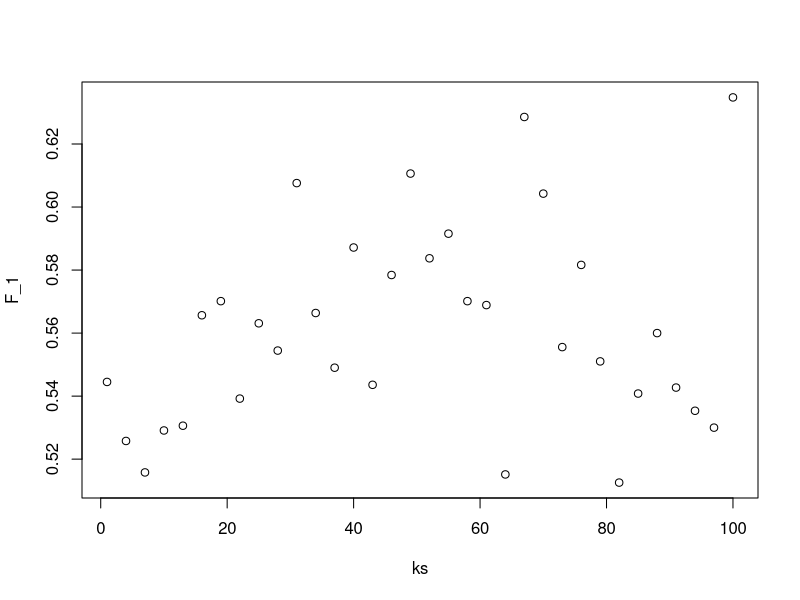

This figure's R source:
library(tidyverse)

library(caret)

library(dslabs)



set.seed(1)
data("heights")
library(caret)
ks <- seq(1, 101, 3)
F_1 <- sapply(ks, function(k){
  test_index <- createDataPartition(heights$sex, times = 1, p = 0.5, list = FALSE)
  test_set <- heights[test_index, ]
  train_set <- heights[-test_index, ]
  fit <- knn3(sex ~ height, data = train_set, k = k)
  y_hat <- predict(fit, test_set, type = "class") %>% 
    factor(levels = levels(train_set$sex))
  F_meas(data = y_hat, reference = test_set$sex)
})
plot(ks, F_1)
max(F_1)
